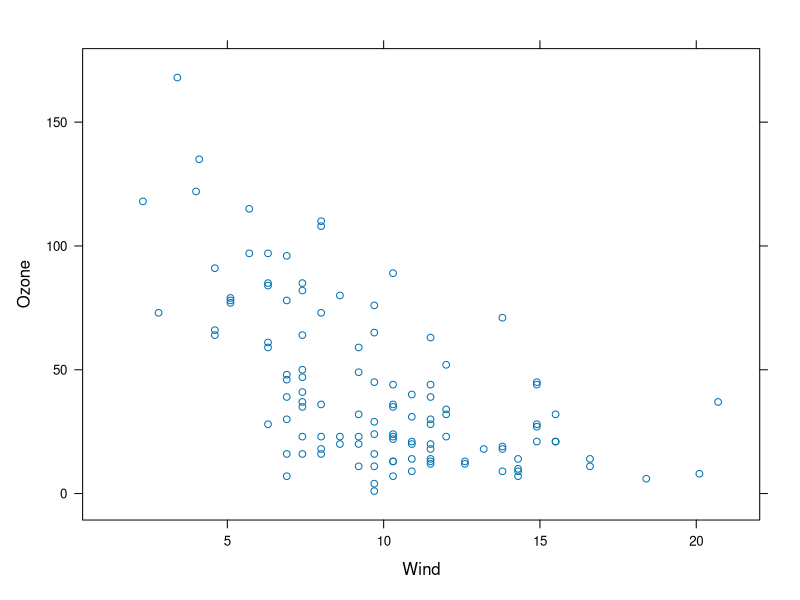
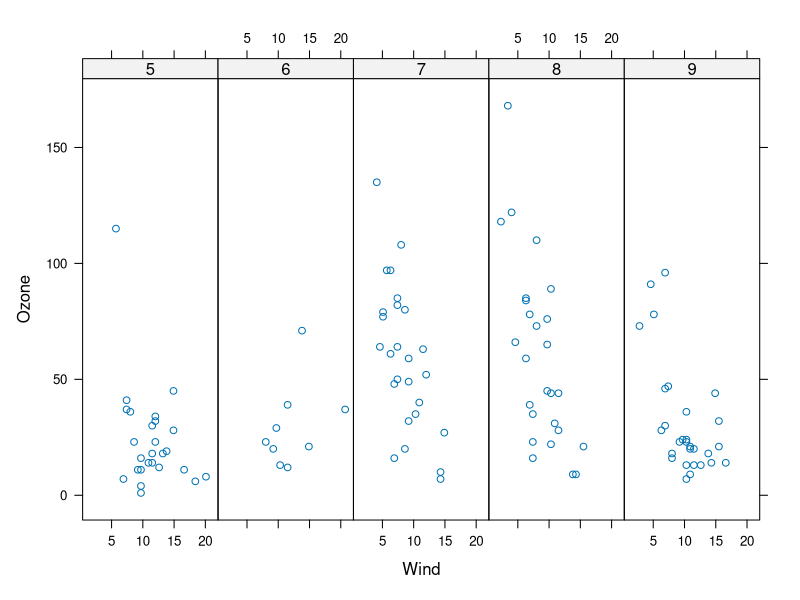
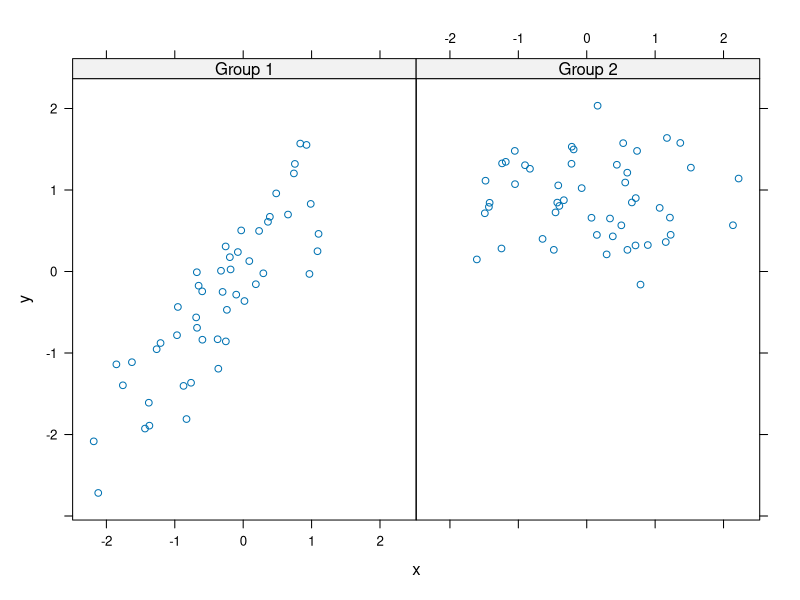
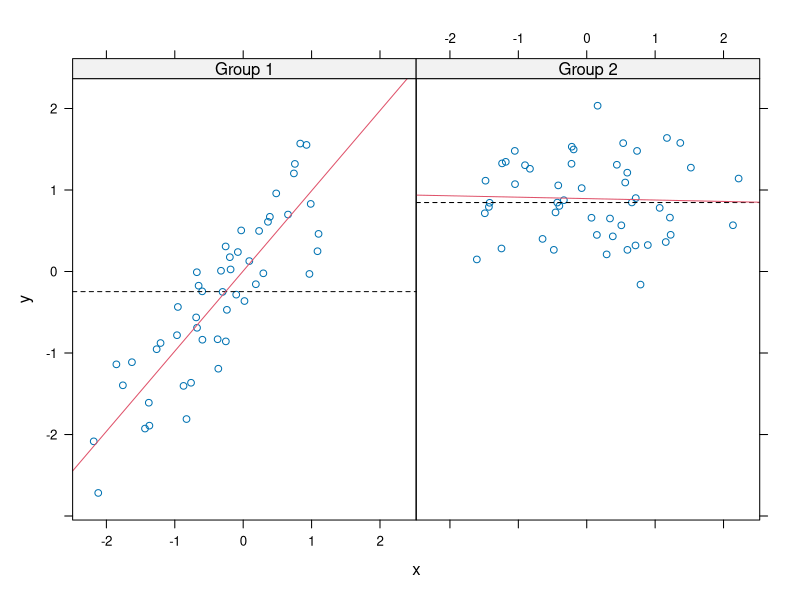
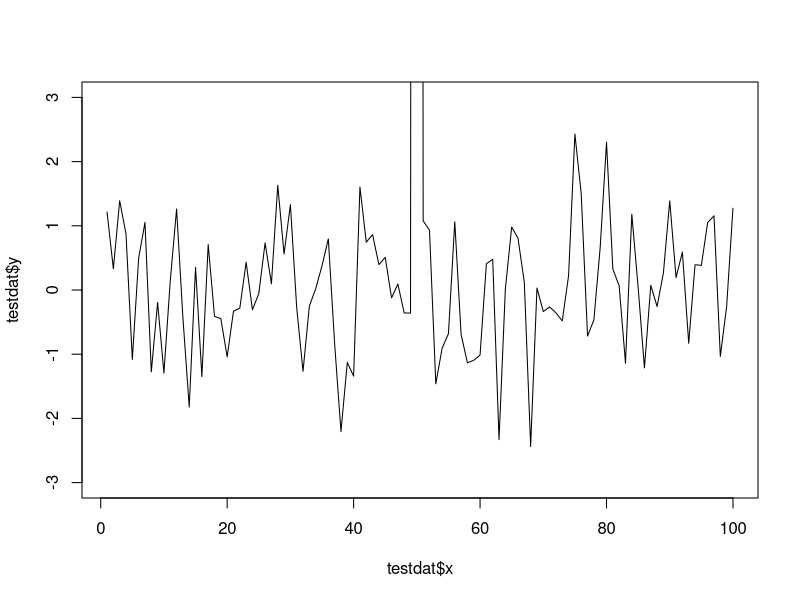

These charts were generated, in order, by the following R code: (Note: this script raises an error after producing the figures.)
## ---- chunk 1
library(lattice)
library(datasets)
## simple scatterplot
xyplot(Ozone ~ Wind, data = airquality)
## convert month to a factor
airquality = transform(airquality, Month=factor(Month))
xyplot(Ozone~Wind|Month, data=airquality,layout=c(5,1))
## ---- chunk 2
set.seed(10)
x = rnorm(100)
f = rep(0:1, each=50)
y = x + f - f * x + rnorm(100,sd=0.5)
f = factor(f, labels=c('Group 1','Group 2'))
xyplot(y~x|f, layout=c(2,1)) # plots with 2 panels
## Custom panel function
xyplot(y~x|f, panel=function(x,y,...){
  panel.xyplot(x,y,...) # first call the default panel function for 'xyplot'
  panel.abline(h=median(y), lty=2) # add a horizontal line at the median
  panel.lmline(x,y,col=2) # overlay a simple lm line
})
## ---- chunk 3
# in base system
testdat = data.frame(x=1:100, y=rnorm(100))
testdat[50,2] = 100 # create outliner
plot(testdat$x, testdat$y, type='l', ylim=c(-3,3))
# in ggplot originally
g = ggplot(testdat, aes(x=x,y=y))
g + geom_line()
g + geom_line() + ylim(-3,3) # outlier missing
g + geom_line() + coord_cartesian(ylim=c(-3,3))  # outliner included
## ---- chunk 4
# setup ggplot
g = ggplot(mpg, aes(log(cty), hwy))
## add layers
g + geom_point(alpha = 1/2) +
  facet_wrap(drv ~ class, nrow=3, ncol=7) + 
  # facet_wrap can have a ~ b now, and labelers both appear, easier for the eyes than facet_grid
  geom_smooth(method = 'lm', se=F, col='steelblue') +
  theme_bw(base_family='Avenir', base_size=10) +
  # sth new: base_family and base_size for non "theme"'s theme
  labs(x = expression('log ' * cty[moo])) +
  # use experssion in axis text
  labs(y = 'hwy', title = 'MPG Plot')
         
